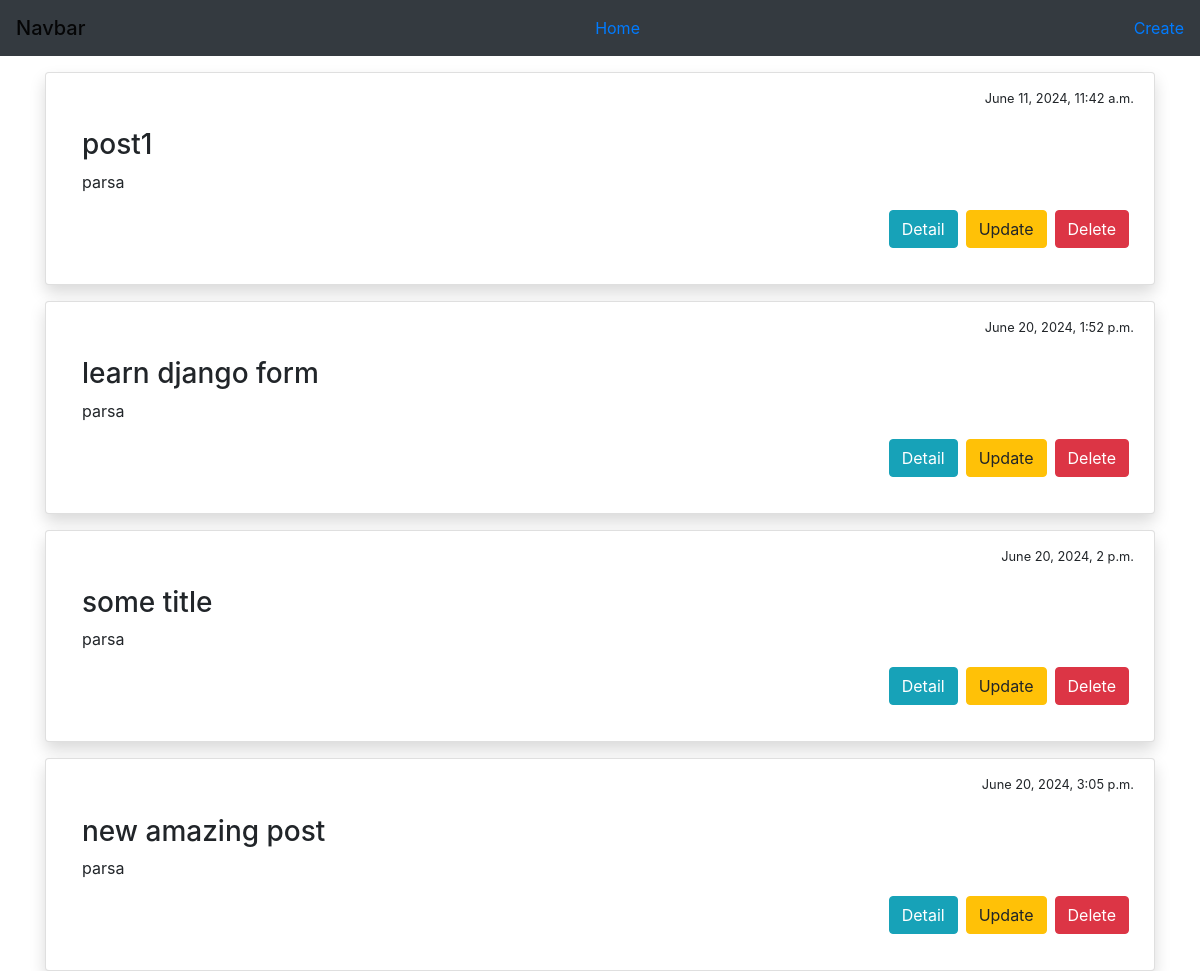
/blog/, run on an earlier commit of the app's database.
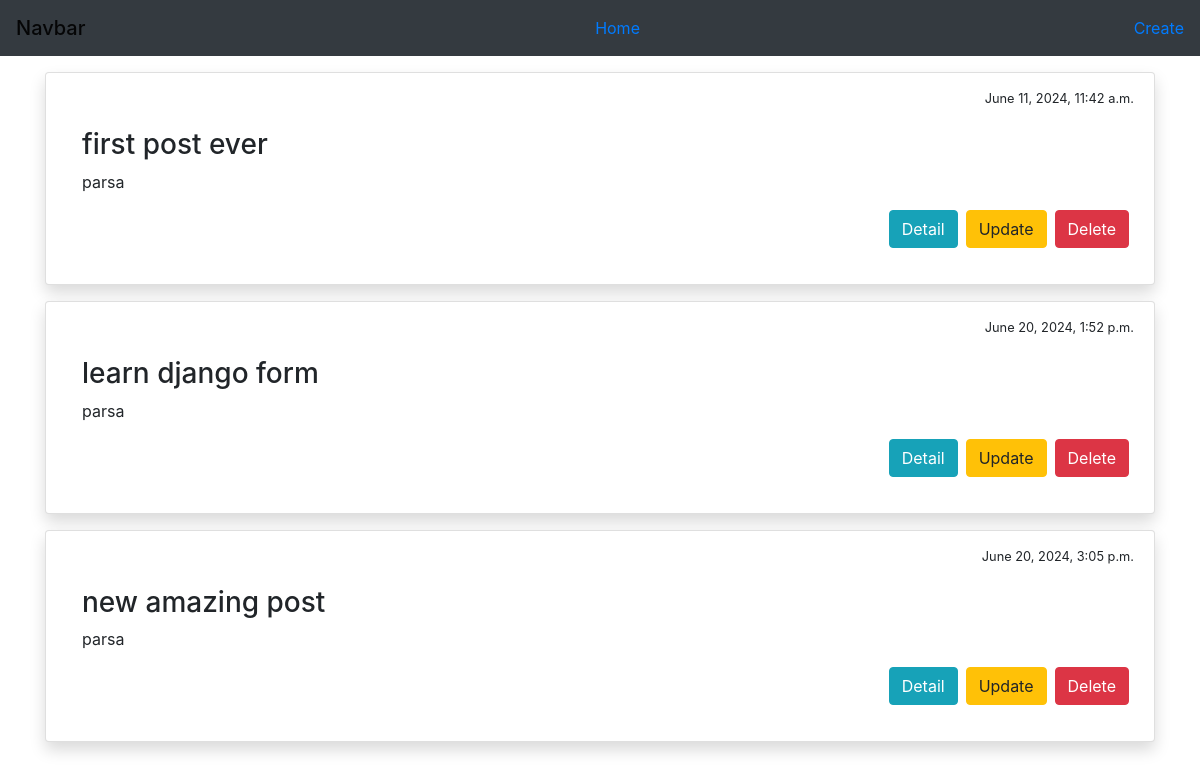
And on a later commit of the database.
### blog/models.py (models this page shows, shortened)
class Post(models.Model):
    STATUS_CHOICES = (
        ('pub', 'Published'),
        ('drf', 'Draft'),
    )
    title = models.CharField(max_length=100)
    text = models.TextField()
    date_created = models.DateTimeField(auto_now_add=True)
    date_modified = models.DateTimeField(auto_now=True)
    status = models.CharField(choices=STATUS_CHOICES, default='drf', max_length=3)
    author = models.ForeignKey('auth.User', on_delete=models.CASCADE, null=True)

### blog/views.py (the view)
# urls.py: path('', views.all, name='all_posts'),
def all(request):
    all_posts = Post.objects.filter(status='pub')
    return render(request, 'blog/posts.html', {'posts': all_posts})

### blog/templates/blog/posts.html (shortened to what this page needs)
{% extends '_base.html'%}
{%block content%}
   {% for post in posts %}
   <div class="card mt-3 p-3 shadow">
      <div class="row justify-content-end mr-1">
         <small>{{ post.date_created }}</small>
      </div>
      <div class="card-body">
          <h3>{{ post.title }}</h3>
          <p> {{ post.author }}</p>
            <div class="row justify-content-end">
               <a class="btn btn-info mx-1" href="{% url 'post_detail' post.id %}">Detail</a>
               <a class="btn btn-warning mx-1" href="{% url 'update_post' post.id %}">Update</a>
               <a class="btn btn-danger mx-1" href="{% url 'remove_post' post.id %}">Delete</a>
            </div>
      </div>
   </div>
   {% endfor %}
{%endblock%}

### templates/_base.html (shortened to what this page needs)
<!DOCTYPE html>
<html lang="en">
<head>
    <link rel="stylesheet" href="https://cdn.jsdelivr.net/npm/bootstrap@4.3.1/dist/css/bootstrap.min.css">
</head>
<body>
    <nav class="navbar navbar-light bg-dark">
        <span class="navbar-brand mb-0 h1">Navbar</span>
        <a href="{% url 'all_posts' %}">Home</a>
        <a href="{% url 'create_post' %}">Create</a>
    </nav>
    <div class="container">
        {%block content%}
        {%endblock%}
    </div>
</body>
</html>

What changed in the data, as far as the page shows it:
removed Post: date_created "June 20, 2024, 2 p.m.", title "some title", author "parsa"
changed Post: title "post1" → "first post ever"
